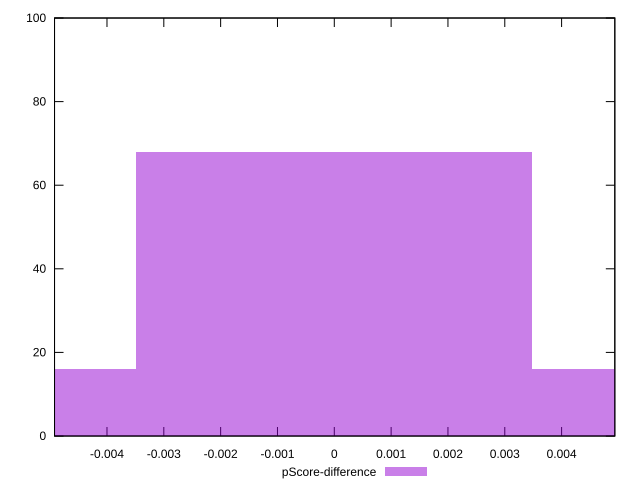

Reproduce this figure in gnuplot.
reset

$pScoreDifference <<EOF
-0.006962765526596883 16
0 68
0.006962765526596883 16
EOF

set key outside below
set boxwidth 0.006962765526596883
set xrange [-0.004923046831959987:0.00493643082043993]
set yrange [0:100]
set trange [0:100]
set style fill transparent solid 0.5 noborder
set terminal svg size 640, 490 enhanced background rgb 'white'
set output "report_00012_2021-02-09T11:01:39.952Z/first-meaningful-paint/samples/pages+cached/pScore-difference/histogram.svg"

plot $pScoreDifference title "pScore-difference" with boxes

reset
